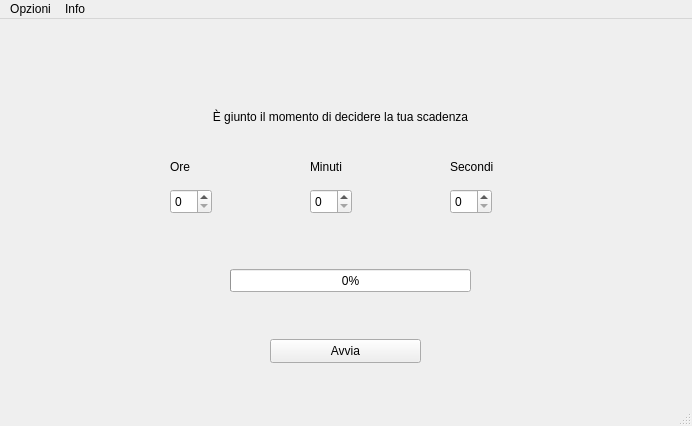
<?xml version="1.0" encoding="UTF-8"?>
<ui version="4.0">
 <class>MainWindow</class>
 <widget class="QMainWindow" name="MainWindow">
  <property name="geometry">
   <rect>
    <x>0</x>
    <y>0</y>
    <width>692</width>
    <height>426</height>
   </rect>
  </property>
  <property name="windowTitle">
   <string>MainWindow</string>
  </property>
  <widget class="QWidget" name="centralwidget">
   <widget class="QLabel" name="timerLabel">
    <property name="geometry">
     <rect>
      <x>210</x>
      <y>90</y>
      <width>261</width>
      <height>16</height>
     </rect>
    </property>
    <property name="layoutDirection">
     <enum>Qt::LayoutDirection::LeftToRight</enum>
    </property>
    <property name="text">
     <string>È giunto il momento di decidere la tua scadenza</string>
    </property>
    <property name="alignment">
     <set>Qt::AlignmentFlag::AlignCenter</set>
    </property>
   </widget>
   <widget class="QPushButton" name="startButton">
    <property name="geometry">
     <rect>
      <x>270</x>
      <y>320</y>
      <width>151</width>
      <height>24</height>
     </rect>
    </property>
    <property name="text">
     <string>Avvia</string>
    </property>
   </widget>
   <widget class="QSpinBox" name="minutesSpinBox">
    <property name="geometry">
     <rect>
      <x>310</x>
      <y>170</y>
      <width>42</width>
      <height>25</height>
     </rect>
    </property>
   </widget>
   <widget class="QSpinBox" name="secondsSpinBox">
    <property name="geometry">
     <rect>
      <x>450</x>
      <y>170</y>
      <width>42</width>
      <height>25</height>
     </rect>
    </property>
   </widget>
   <widget class="QSpinBox" name="hoursSpinBox">
    <property name="geometry">
     <rect>
      <x>170</x>
      <y>170</y>
      <width>42</width>
      <height>25</height>
     </rect>
    </property>
   </widget>
   <widget class="QProgressBar" name="progressBar">
    <property name="geometry">
     <rect>
      <x>230</x>
      <y>250</y>
      <width>241</width>
      <height>23</height>
     </rect>
    </property>
    <property name="value">
     <number>0</number>
    </property>
   </widget>
   <widget class="QLabel" name="label">
    <property name="geometry">
     <rect>
      <x>170</x>
      <y>140</y>
      <width>49</width>
      <height>16</height>
     </rect>
    </property>
    <property name="text">
     <string>Ore</string>
    </property>
   </widget>
   <widget class="QLabel" name="label_2">
    <property name="geometry">
     <rect>
      <x>310</x>
      <y>140</y>
      <width>49</width>
      <height>16</height>
     </rect>
    </property>
    <property name="text">
     <string>Minuti</string>
    </property>
   </widget>
   <widget class="QLabel" name="label_3">
    <property name="geometry">
     <rect>
      <x>450</x>
      <y>140</y>
      <width>49</width>
      <height>16</height>
     </rect>
    </property>
    <property name="text">
     <string>Secondi</string>
    </property>
   </widget>
  </widget>
  <widget class="QMenuBar" name="menubar">
   <property name="geometry">
    <rect>
     <x>0</x>
     <y>0</y>
     <width>692</width>
     <height>21</height>
    </rect>
   </property>
   <widget class="QMenu" name="menua">
    <property name="title">
     <string>Opzioni</string>
    </property>
    <addaction name="actionModifica_configurazioni"/>
    <addaction name="separator"/>
   </widget>
   <widget class="QMenu" name="menuInfo">
    <property name="title">
     <string>Info</string>
    </property>
    <addaction name="actionA_proposito"/>
   </widget>
   <addaction name="menua"/>
   <addaction name="menuInfo"/>
  </widget>
  <widget class="QStatusBar" name="statusbar"/>
  <action name="actionA_proposito">
   <property name="text">
    <string>A proposito</string>
   </property>
  </action>
  <action name="actionModifica_configurazioni">
   <property name="text">
    <string>Modifica configurazioni</string>
   </property>
  </action>
  <action name="actionEsci">
   <property name="text">
    <string>Esci</string>
   </property>
  </action>
 </widget>
 <resources/>
 <connections/>
</ui>
